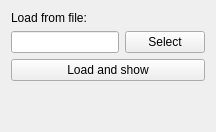
          <widget class="QWidget" name="tab_3">
           <attribute name="title">
            <string>Tracks</string>
           </attribute>
           <layout class="QVBoxLayout" name="verticalLayout_13">
            <item>
             <widget class="QLabel" name="label_3">
              <property name="text">
               <string>Load from file:</string>
              </property>
             </widget>
            </item>
            <item>
             <layout class="QHBoxLayout" name="horizontalLayout_8">
              <item>
               <widget class="QLineEdit" name="leTracksFile"/>
              </item>
              <item>
               <widget class="QPushButton" name="pbSelectTracksFile">
                <property name="text">
                 <string>Select</string>
                </property>
               </widget>
              </item>
             </layout>
            </item>
            <item>
             <widget class="QPushButton" name="pbLoadAndShowTracks">
              <property name="text">
               <string>Load and show</string>
              </property>
             </widget>
            </item>
            <item>
             <spacer name="verticalSpacer_14">
              <property name="orientation">
               <enum>Qt::Vertical</enum>
              </property>
              <property name="sizeHint" stdset="0">
               <size>
                <width>20</width>
                <height>40</height>
               </size>
              </property>
             </spacer>
            </item>
           </layout>
          </widget>
